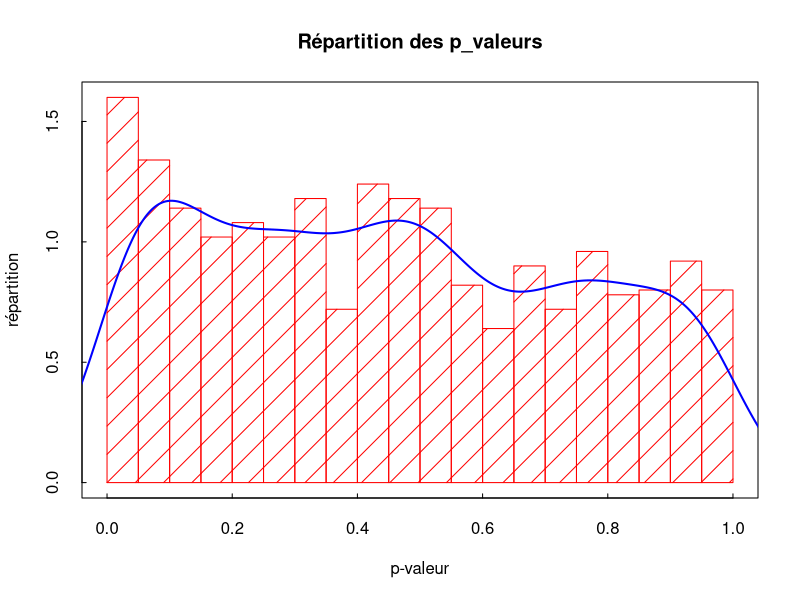
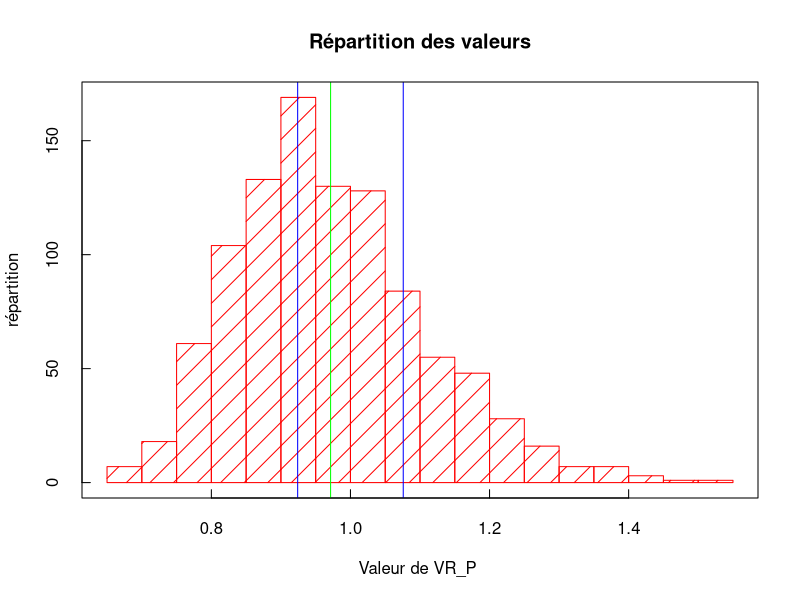
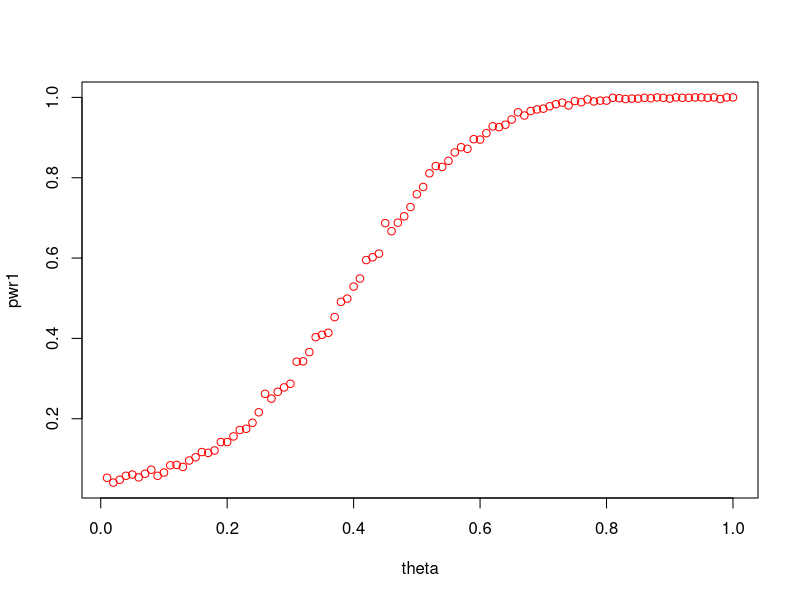
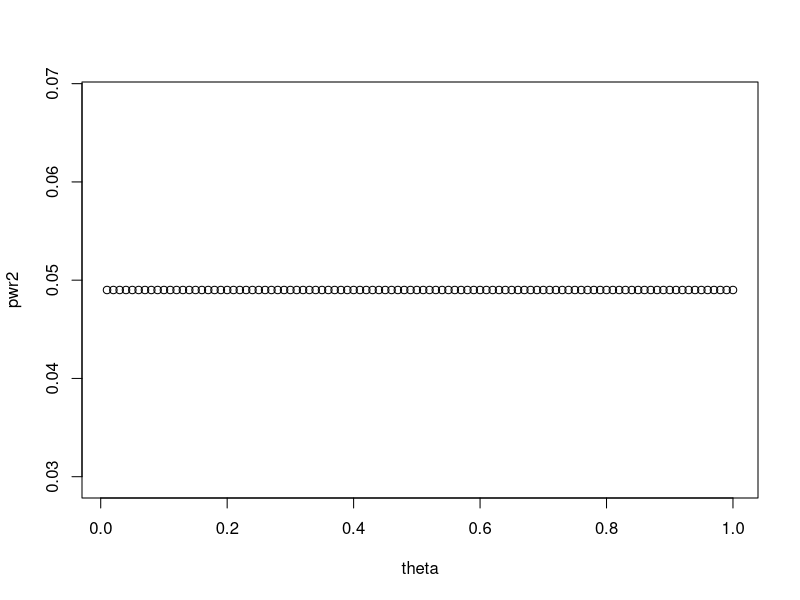

Reproduce these figures in R, in order. (Note: this script raises an error after producing the figures.)
## ---- chunk 1
rm(list=ls()) # Removes all existing variables

## ---- chunk 2
Sample = read.table("Economic_Scenarios_1000_Simu.csv",sep=";",header=FALSE) # This command returns an object of the class data.frame
 # For our purpose it is better to convert it into a matrix
n1 = dim(Sample)[1] # Number of rows
p1 = dim(Sample)[2] # Number of columns

X1_char = Sample[3:n1,7:p1] 
tab_X_1 = as.matrix(X1_char)

#pour la premiere simulation 

L=c()
for (i in 1:(floor(n1/4))){
  L=append(L,4*i)
}

IMMO=tab_X_1[L,]
EQUITY= tab_X_1[(L-1),]
INFL=tab_X_1[L-2,]
VALN=tab_X_1[L-3,]

## ---- chunk 3
 #on actualise les données 

IMMO_act=IMMO*VALN
EQUITY_act = EQUITY*VALN 
INFL_act = INFL*VALN

DtSt_IMMO=IMMO*VALN #on actualise les données 
Dt_1St_1_IMMO=DtSt_IMMO[,1:(dim(DtSt_IMMO)[2]-1)]
Y_IMMO=DtSt_IMMO[,2:dim(DtSt_IMMO)[2]]-Dt_1St_1_IMMO

DtSt_EQUITY=EQUITY_act #on actualise les données 
Dt_1St_1_EQUITY=DtSt_EQUITY[,1:(dim(DtSt_EQUITY)[2]-1)]
Y_EQUITY=DtSt_EQUITY[,2:dim(DtSt_EQUITY)[2]]-Dt_1St_1_EQUITY


DtSt_INFL=INFL*VALN #on actualise les données 
Dt_1St_1_INFL=DtSt_INFL[,1:(dim(DtSt_INFL)[2]-1)]
Y_INFL=DtSt_INFL[,2:dim(DtSt_INFL)[2]]-Dt_1St_1_INFL


## ---- chunk 4

mean((IMMO_act[1,] - mean(IMMO_act[1,]))^2)

## ---- chunk 5


########################### Calcul de QP #########################

Qp= function(Sample, p) {
  n=dim(Sample)[1] #n =1000
  d=dim(Sample)[2] # d = 50

  Qp = c()
  
  for (i in 1:n) {
    
    Y_barre = mean(Sample[i,])
    gamma_0 = mean((Sample[i,]-Y_barre)^2)
    Qp_i = 0
    
    for (j in 1:p){
      gamma_j = mean((Sample[i,(1+j):d]-Y_barre)*(Sample[i,1:(d-j)]-Y_barre))
      rho_j = gamma_j/gamma_0
      Qp_i = Qp_i + d*(rho_j^2)
    }
    Qp = append(Qp, Qp_i)
    
  }
  return(Qp)

}

#print(Qp(IMMO_act,3))


########################### Calcul de QP* #########################

Qpstar = function(Sample, p) {
  n=dim(Sample)[1] #n =1000
  d=dim(Sample)[2] # d = 50

  Qpstar = c()
  
  for (i in 1:n) {
    
    Y_barre = mean(Sample[i,])
    gamma_0 = mean((Sample[i,]-Y_barre)^2)
    Qpstar_i = 0
    
    for (j in 1:p){
      gamma_j = mean((Sample[i,(1+j):d]-Y_barre)*(Sample[i,1:(d-j)]-Y_barre))
      
      rho_j = gamma_j/gamma_0
      
      tau_j = sum((Sample[i,(1+j):d]-Y_barre)^2*(Sample[i,1:(d-j)])^2) /(gamma_0^2)
      Qpstar_i = Qpstar_i + d*(rho_j^2)
    }
    Qpstar = append(Qpstar, Qpstar_i)
  }
  return(Qpstar)

}

########################### Calcul de VRp #########################


VRP= function(Sample, p) {
  n=dim(Sample)[1] #n =1000
  d=dim(Sample)[2] # d = 50

  VRP = c()
  
  for (i in 1:n) {
    Y_barre = mean(Sample[i,])
    gamma_0 = mean((Sample[i,]-Y_barre)^2)
    
    VRP_i = 1
    
    for (j in 1:(p-1)){
      gamma_j = mean((Sample[i,(1+j):d]-Y_barre)*(Sample[i,1:(d-j)]))
      rho_j = gamma_j/gamma_0
      VRP_i = VRP_i + (1-(j/p))*rho_j

      }
    VRP = append(VRP, VRP_i)
    
  }
  return(VRP)

}





## ---- chunk 6

Graph = function(Sample,p){
  Qp = Qpstar(Sample,p)
  Y=c()
  for(t in 1:length(Qp)){
    p_value= 1-pchisq(Qp[t],df=p)
    Y=append(Y,p_value)
  }
  #X=c(1:length(Qp))
  
  #plot(X,Y)
  #abline(h=min(Y), col="blue")
  #abline(h=max(Y), col="blue")
  #abline(h=mean(Y), col="red")
  hist(Y,breaks=20,col="red",density=5,xlab="p-valeur",ylab="répartition",main=" Répartition des p_valeurs ",tck=0.01, freq = FALSE)
    # breaks : nombre de barres
    # density : barres vides (0) ou hachurées
    # tck = 0.01 : longueur des graduations
    # xlab & ylab : titre de l'axe des abscisses et ordonnées
    # main : titre de l'histogramme
    # col : couleur des barres - pour mettre d'autres couleurs
    # Le paramètre freq = FALSE ou freq = F permet d'afficher la fréquence que représente chaque catégorie.
  box() # encadre l'histogramme
  densite <- density(Y) # estimer la densité que représente ces différentes valeurs
  lines(densite, col = "blue",lwd=2) # Superposer une ligne de densité à l'histogramme
  
  print(paste0(" min(p_valeur)  = ", min(Y)))
  print(paste0(" max(p_valeur) = ",max(Y)))
  print(paste0(" mean(p_valeur) ",mean(Y)))
  print( "--------------")
  for(alpha in c(0.1,0.05,0.01)){
    
    print(paste0(" alpha = ",alpha))
    print(paste0(" On rejette l'hypothèse nulle ,",length(Y[Y<=alpha])))
    print( "--------------")   
  }
  
  
}
Graph(Y_IMMO,2)



## ---- chunk 7

p=4
VR_P=VRP(Y_IMMO,p)
X=c(1:length(VR_P))
print(paste0(" alpha = ",0.05))
a= 1-qnorm(0.975,mean=0,sd = 1)*sqrt(2*(p-1)/(p*length(VR_P)))
b= 1+qnorm(0.975,mean=0,sd = 1)*sqrt(2*(p-1)/(p*length(VR_P)))
#plot(X,VR_P)
hist(VR_P,breaks=20,col="red",density=6,xlab="Valeur de VR_P ",ylab="répartition",main=" Répartition des valeurs ",tck=0.02)
abline(v=a,col="blue")
abline(v=b,col="blue")
abline(v=mean(VR_P),col="green")
box()
mean(VR_P)

## ---- chunk 8
n=1000 #nombre de simulations
t_max=50
c=100
sigma = 5
p=4

simultheta = function(theta, t_max) {
  simul = c(c/(1-theta))
  bruit = rnorm(t_max, c, sigma^2)
  for (i in (1:t_max)) {
    X_i = theta*simul[i-1] + bruit[i]
    simul = append(simul, X_i)
  }
  return(t(matrix(simul)))
}
N_simul = function(theta, t_max, N){
  mat = matrix(0, ncol=t_max, nrow=N)
  for (i in 1:N){
    mat[i,] = simultheta(theta, t_max)
  }
  return(mat)
}


var_cov = function(t,theta,sigma,bk){
  var = sum(bk)+ 2*( (1-theta^t)/(1-theta) -t ) * sigma^2/((1-theta^(-1))*(1-theta)) - 2*(theta*sigma)^2* ( (1-theta^t)/(1-theta) -  (1-theta^(2*t))/(1-theta^2) )/(1-theta)^2
  return(var)
}


sums = function(Sample, theta, t_max){
  n = (dim(Sample))[1]
  for (i in 1:n){
   Sample[i,]= cumsum(Sample[i,])
  }
  sum = matrix(0, ncol=1, nrow = t_max)
  ak= c(c/(1-theta))
  bk= c(sigma**2)
  for (j in (1:t_max)){
    sum[j] = mean(Sample[,j])*sqrt(n/var_cov(j,theta,sigma,bk))
    
    ak = c(ak,theta*ak[length(ak)] + c)
    bk = c(bk,theta**2 * bk[length(bk)]+ sigma^2)
  }
  sum[1]=0
  return(sum)
}

 
## ---- chunk 9

graph_power = function(n){
  theta = seq(from = 0.01, to = 1, by = 0.01)
  pwr1 = c()
  pwr2 = c()
  for (thet in theta) {
    simul = N_simul(thet, t_max, n)
    Qps = Qp(simul, p)
    
    sum = abs(sums(simul, thet, t_max))
    print(sum)
    occ1 = length(Qps[Qps>qchisq(0.95,p)])/n
    occ2 = length(sum[sum>qnorm(0.975)])/n
    pwr1 = append(pwr1, occ1)
    pwr2 = append(pwr2, occ2)
    
  }
  plot(theta, pwr1, col="red")
  plot(theta, pwr2)
  abline(h=min(pwr), col="green")
  print(min(pwr))
}

## ---- chunk 10
L=c(1,2,3)
L[length(L)]
## ---- chunk 11
graph_power(1000)
## ---- chunk 12

########################### Calcul de QP sur les colonnes #########################

Qpcol= function(Sample, p) {
  n=dim(Sample)[1] #n =1000
  d=dim(Sample)[2] # d = 50

 #valeur de t
  Qp = c()
  
  
  for (t in (p+1):(d)){
    Qp_t = 0
    Y_barre_t = mean(Sample[,t])
    gamma_0 = mean((Sample[,t]-Y_barre_t)^2)
    for (j in 1:p) {
    
      Y_barre_tmoinsj = mean(Sample[,t-j])
      
      gamma_j = mean((Sample[,t]-Y_barre_t)*(Sample[,(t-j)]-Y_barre_tmoinsj))
      
      rho_j = gamma_j/gamma_0
      
      #print(rho_j^2)  
      Qp_t = Qp_t + n*(rho_j^2)
    }
    Qp = append(Qp, Qp_t)
  }
  return(Qp)

}
## ---- chunk 13

Graph = function(Sample,p){
  Qp = Qpcol(Sample,p)
  print(Qp)
  Y=c()
  for(t in 1:length(Qp)){
    p_value= 1-pchisq(Qp[t],df=p)
    Y=append(Y,p_value)
  }
  #X=c(1:length(Qp))
  
  #plot(X,Y)
  #abline(h=min(Y), col="blue")
  #abline(h=max(Y), col="blue")
  #abline(h=mean(Y), col="red")
  hist(Y,breaks=20,col="red",density=5,xlab="p-valeur",ylab="répartition",main=" Répartition des p_valeurs ",tck=0.01)
    # breaks : nombre de barres
    # density : barres vides (0) ou hachurées
    # tck = 0.01 : longueur des graduations
    # xlab & ylab : titre de l'axe des abscisses et ordonnées
    # main : titre de l'histogramme
    # col : couleur des barres - pour mettre d'autres couleurs
    # Le paramètre freq = FALSE ou freq = F permet d'afficher la fréquence que représente chaque catégorie.
  box() # encadre l'histogramme
  #densite <- density(Y) # estimer la densité que représente ces différentes valeurs
  #lines(densite, col = "blue",lwd=2) # Superposer une ligne de densité à l'histogramme
  
  print(paste0(" min(p_valeur)  = ", min(Y)))
  print(paste0(" max(p_valeur) = ",max(Y)))
  print(paste0(" mean(p_valeur) ",mean(Y)))
  print( "--------------")
  for(alpha in c(0.1,0.05,0.01)){
    
    print(paste0(" alpha = ",alpha))
    print(paste0(" On rejette l'hypothèse nulle ,",length(Y[Y<=alpha])))
    print( "--------------")   
  }
  
  
}
Graph(Y_IMMO,4)

## ---- chunk 14
2**2
